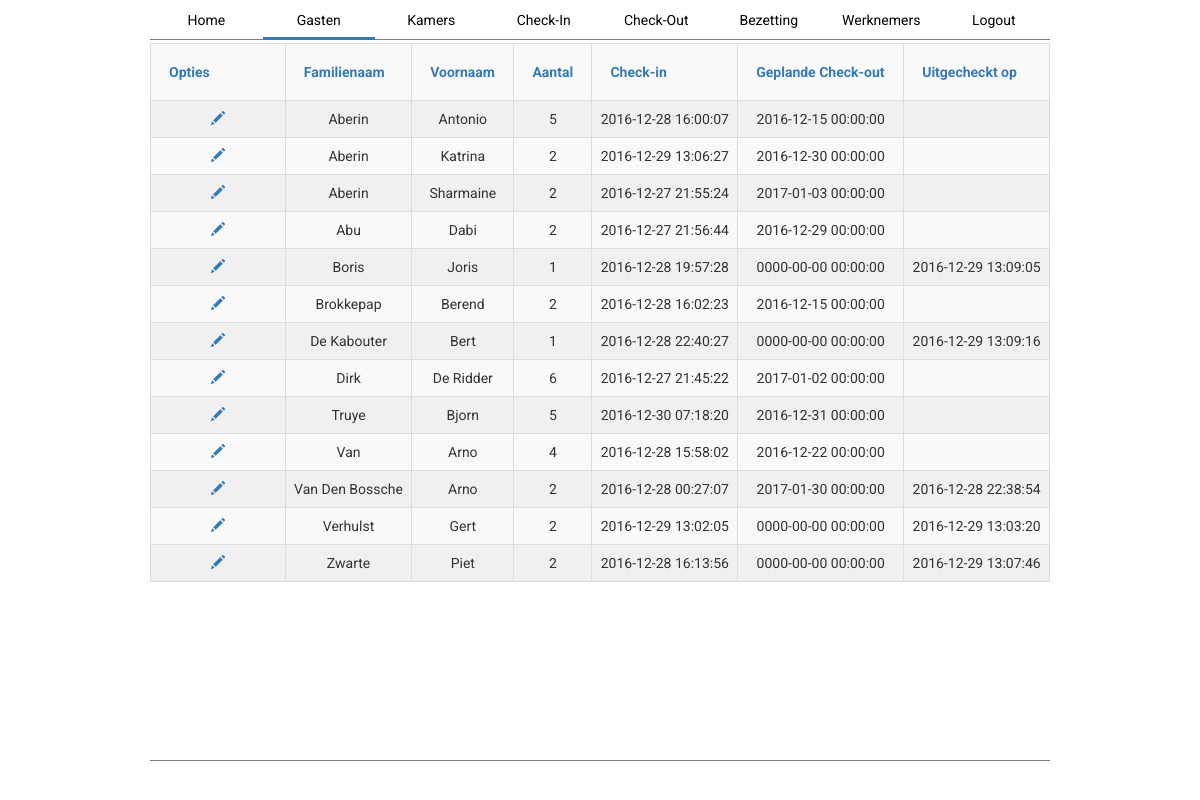
Page /guests.php (signed in) on the committed database.
### tables this page shows
CREATE TABLE IF NOT EXISTS `gasten` (
  `gasten_id` int(11) NOT NULL,
  `voornaam` varchar(255) NOT NULL,
  `familienaam` varchar(255) NOT NULL,
  `aantal` int(11) NOT NULL,
  `checkin` datetime NOT NULL,
  `checkout` datetime NOT NULL,
  `checkedOutAt` datetime DEFAULT NULL
);

### www/includes/functies/guests.php (the view, shortened to what this page needs)
<?php
function getGuests(){
	require "includes/connectie.php";
	try {
		$sql = "SELECT * FROM gasten ORDER BY familienaam, voornaam";
		$stmt = $db->prepare($sql);
		$stmt -> execute();
		$result = $stmt->fetchAll();
		return $result;
	} catch (PDOExpression $e) {
		$e;
	}
}
function writeGuests($gasten){
	$isAdmin=$_SESSION["admin"];
	foreach($gasten as $gast){
		$gast_id = $gast["gasten_id"];
		$gast_voornaam = $gast["voornaam"];
		$gast_familienaam = $gast["familienaam"];
		$gast_aantal = $gast["aantal"];
		$gast_checkin = $gast["checkin"];
		$gast_checkout = $gast["checkout"];
		$gast_checkedOutAt = $gast["checkedOutAt"];
		$tr = "<tr>";
		if($isAdmin!=null){
			$tr .= "<td>";
			$tr .= "<a href='guest_edit.php?edit_id=".$gast_id."'>
					<i class='glyphicon glyphicon-pencil'></i>
				</a>";
			$tr.="</td>";
		}
		$tr .= "<td>".$gast_familienaam."</td>";
		$tr .= "<td>".$gast_voornaam."</td>";
		$tr .= "<td>".$gast_aantal."</td>";
		$tr .= "<td>".$gast_checkin."</td>";
		$tr .= "<td>".$gast_checkout."</td>";
		$tr .= "<td>".$gast_checkedOutAt."</td>";
		$tr .= "</tr>";
		echo $tr;
	}
 }
 ?>

### www/css/base.css (style rules this page uses)
body,div,html { font-family: sans-serif; font-family: 'Roboto', sans-serif; margin: 0; padding: 0; overflow: auto; max-width: 100%; overflow-x: hidden; }

### www/css/rooms.css (style rules this page uses)
.adminoptions>i:hover, { background-color: #EA6A2A ; }
td>a>i { text-align: left; padding-left:6px; padding-right: 6px; }

### rows in the picture
gasten: familienaam "Aberin", voornaam "Antonio", aantal "5", checkin "2016-12-28 16:00:07", checkout "2016-12-15 00:00:00"
gasten: familienaam "Aberin", voornaam "Katrina", aantal "2", checkin "2016-12-29 13:06:27", checkout "2016-12-30 00:00:00"
gasten: familienaam "Aberin", voornaam "Sharmaine", aantal "2", checkin "2016-12-27 21:55:24", checkout "2017-01-03 00:00:00"
gasten: familienaam "Abu", voornaam "Dabi", aantal "2", checkin "2016-12-27 21:56:44", checkout "2016-12-29 00:00:00"
gasten: familienaam "Boris", voornaam "Joris", aantal "1", checkin "2016-12-28 19:57:28", checkout "0000-00-00 00:00:00", checkedOutAt "2016-12-29 13:09:05"
gasten: familienaam "Brokkepap", voornaam "Berend", aantal "2", checkin "2016-12-28 16:02:23", checkout "2016-12-15 00:00:00"
gasten: familienaam "De Kabouter", voornaam "Bert", aantal "1", checkin "2016-12-28 22:40:27", checkout "0000-00-00 00:00:00", checkedOutAt "2016-12-29 13:09:16"
gasten: familienaam "Dirk", voornaam "De Ridder", aantal "6", checkin "2016-12-27 21:45:22", checkout "2017-01-02 00:00:00"
gasten: familienaam "Truye", voornaam "Bjorn", aantal "5", checkin "2016-12-30 07:18:20", checkout "2016-12-31 00:00:00"
gasten: familienaam "Van", voornaam "Arno", aantal "4", checkin "2016-12-28 15:58:02", checkout "2016-12-22 00:00:00"
gasten: familienaam "Van Den Bossche", voornaam "Arno", aantal "2", checkin "2016-12-28 00:27:07", checkout "2017-01-30 00:00:00", checkedOutAt "2016-12-28 22:38:54"
gasten: familienaam "Verhulst", voornaam "Gert", aantal "2", checkin "2016-12-29 13:02:05", checkout "0000-00-00 00:00:00", checkedOutAt "2016-12-29 13:03:20"
gasten: familienaam "Zwarte", voornaam "Piet", aantal "2", checkin "2016-12-28 16:13:56", checkout "0000-00-00 00:00:00", checkedOutAt "2016-12-29 13:07:46"

### other values in the picture
$titel "Home"
$titel "Gasten"
$titel "Kamers"
$titel "Check-In"
$titel "Check-Out"
$titel "Bezetting"
$titel "Werknemers"
$titel "Logout"
